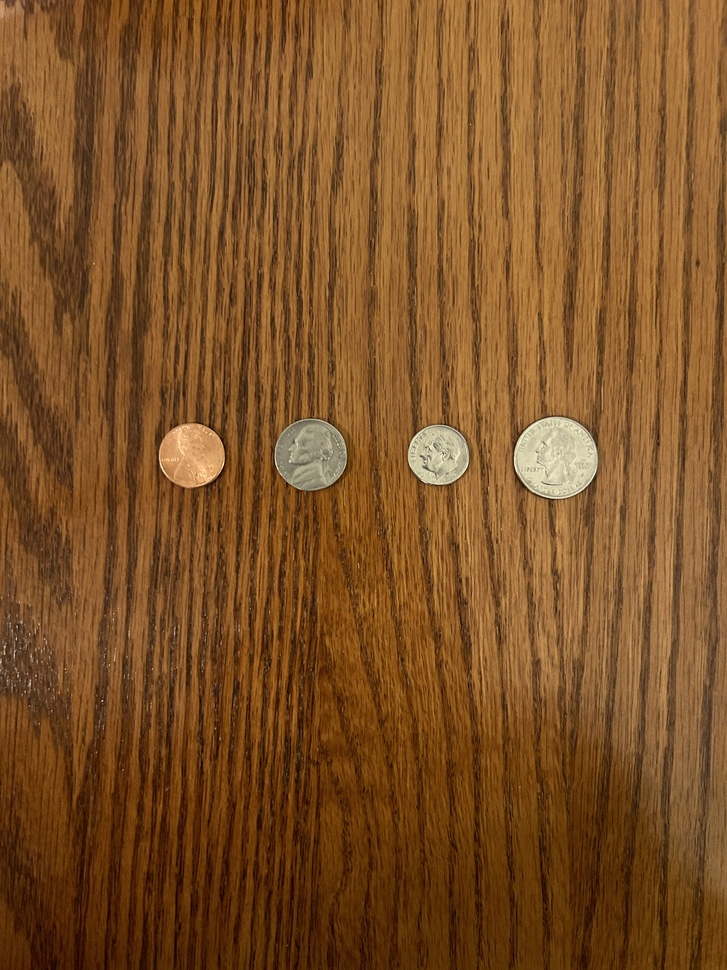
#> input picture app/images/us_coins_baseline.jpeg, 727 x 970 px, shrunk from 3024 x 4032 before the run; its folder holds only this picture in this run
$ python detect_circles.py
#> lines starting #> are read from the running program, lines starting #| are printed output that depends on the picture; after the words box and inside, x2 and y2 are one past the last pixel; in counts of white or black regions, pixels touching at a corner belong together
import logging
import os

import click
import cv2 as cv
import numpy as np
from matplotlib import pyplot as plt
from skimage.transform import hough_circle, hough_circle_peaks

# Configure logging
logging.basicConfig(level=logging.INFO, format="%(asctime)s - %(levelname)s - %(message)s")
logger = logging.getLogger(__name__)


@click.command()
@click.option("--image_dir", default="images", help="Directory containing images.")
@click.option("--output_dir", default="processed-images", help="Directory to save processed images.")
@click.option("--blur_ksize", default=11, help="Kernel size for Gaussian blur (must be odd).")
@click.option("--canny_threshold1", default=25, help="First threshold for Canny edge detection.")
@click.option("--canny_threshold2", default=150, help="Second threshold for Canny edge detection.")
@click.option("--min_radius", default=100, help="Minimum radius for Hough Circle Transform.")
@click.option("--max_radius", default=200, help="Maximum radius for Hough Circle Transform.")
@click.option("--radius_step", default=2, help="Step size for radius range in Hough Transform.")
@click.option("--hough_threshold_factor", default=0.45, help="Factor to determine Hough Transform threshold.")
@click.option("--min_xdistance", default=40, help="Min distance between detected circle centers (x-axis).")
@click.option("--min_ydistance", default=40, help="Min distance between detected circle centers (y-axis).")
def detect_circles(
    image_dir,
    output_dir,
    blur_ksize,
    canny_threshold1,
    canny_threshold2,
    min_radius,
    max_radius,
    radius_step,
    hough_threshold_factor,
    min_xdistance,
    min_ydistance,
):
    """Detect circles in images using Hough Transform and save results."""
#> called with image_dir = 'images', output_dir = 'processed-images', blur_ksize = 11, canny_threshold1 = 25, canny_threshold2 = 150, min_radius = 100, max_radius = 200, radius_step = 2

    try:
        image_files = os.listdir(image_dir)
    except FileNotFoundError:
        logger.error(f"The directory '{image_dir}' does not exist.")
        return

    try:
        os.makedirs(output_dir, exist_ok=True)
    except Exception as e:
        logger.error(f"Failed to create output directory '{output_dir}': {e}")
        return

    if not image_files:
        logger.error(f"No images found in '{image_dir}'.")
        return

    for image in image_files:
        image_path = os.path.join(image_dir, image)
        loaded_image = cv.imread(image_path)
#> loaded_image is the input picture: shape (970, 727, 3); mean B, G, R 38.4, 81, 125.2

        if loaded_image is None:
            logger.warning(f"Could not read {image}. Skipping...")
            continue

        image_name = os.path.splitext(image)[0]

        # Convert to grayscale
        gray = cv.cvtColor(loaded_image, cv.COLOR_BGR2GRAY)
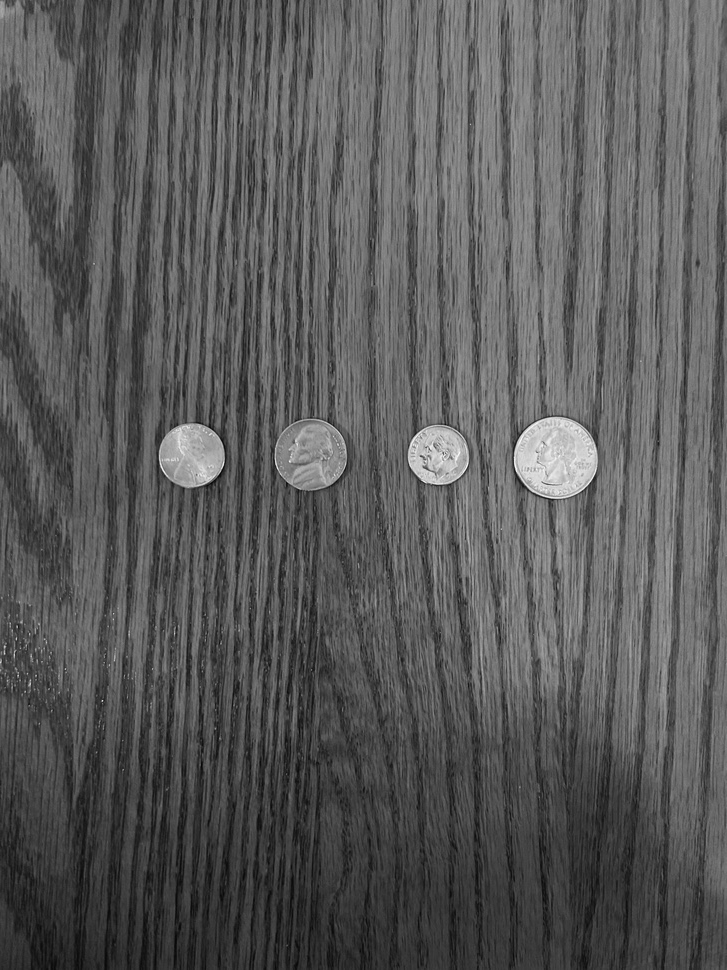
#> gray: shape (970, 727); min 6, max 250, mean 89.4

        # Apply Gaussian blur (ensure kernel size is odd)
        blur_ksize = blur_ksize + 1 if blur_ksize % 2 == 0 else blur_ksize
        gaussian = cv.GaussianBlur(gray, (blur_ksize, blur_ksize), 0)

        # Canny edge detection
        edges = cv.Canny(gaussian, canny_threshold1, canny_threshold2)
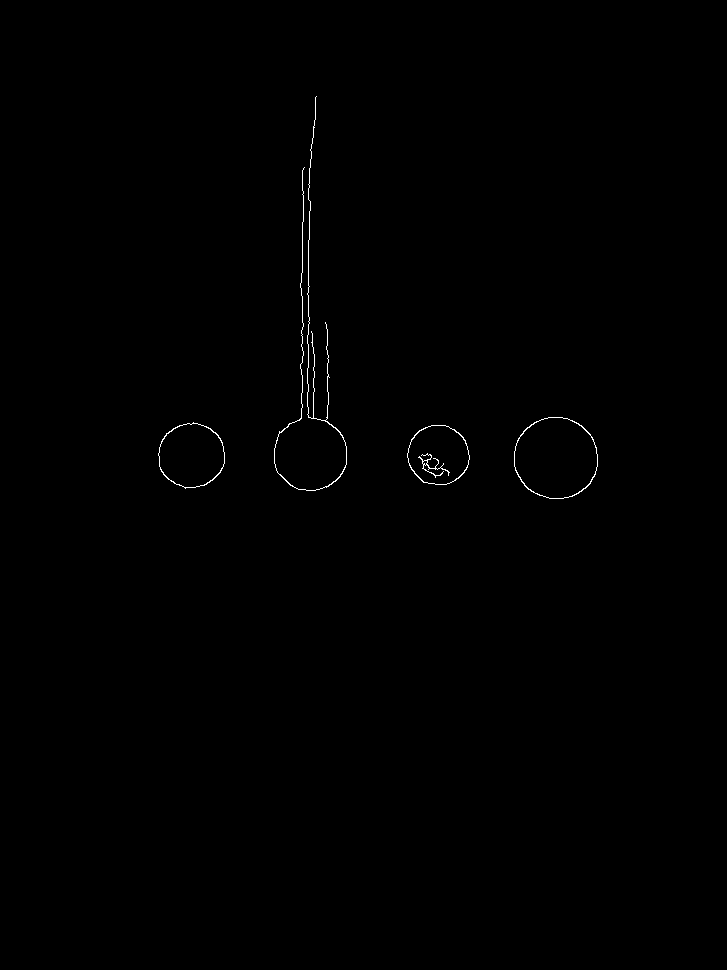
#> edges: shape (970, 727); 0.27% white in thin lines or dots, all inside (x1, y1, x2, y2) = (158, 96, 598, 499)

        logger.info(f"Detecting circles in {image}")

        # Define range of radii
        radii_range = np.arange(min_radius, max_radius, radius_step)

        # Apply Hough Transform
        hough_result = hough_circle(edges, radii_range)
        hough_threshold = hough_threshold_factor * np.max(hough_result)
#> hough_threshold = 0.0428

        # Extract circles
        _, cx, cy, radii = hough_circle_peaks(
            hough_result,
            radii_range,
            min_xdistance=min_xdistance,
            min_ydistance=min_ydistance,
            threshold=hough_threshold,
        )
#> cx = 38 values, max 558 at index 30, min 110 at index 26, mean 330.6; cy = 38 values, max 550 at index 29, min 107 at index 31, mean 342.1; radii = 38 values, max 198 at index 26, min 100 at index 0, mean 132.7

        # Visualization setup
        fig, axes = plt.subplots(1, 3, figsize=(20, 10), facecolor="darkturquoise")
        fig.subplots_adjust(wspace=0.1)

        # Draw detected circles on the image
        output = loaded_image.copy()
        for x, y, r in zip(cx, cy, radii):
            cv.circle(output, (x, y), r, (0, 255, 0), 3)
            cv.circle(output, (x, y), 2, (0, 255, 255), 20)
#> this loop made 38 passes
#> (x, y, r) on passes 1 to 12: (228, 398, 100), (174, 354, 134), (447, 344, 140), (427, 385, 100), (441, 285, 140), (495, 282, 194), (316, 374, 116), (253, 487, 102), (394, 460, 120), (429, 532, 106), (404, 182, 102), (402, 231, 100)
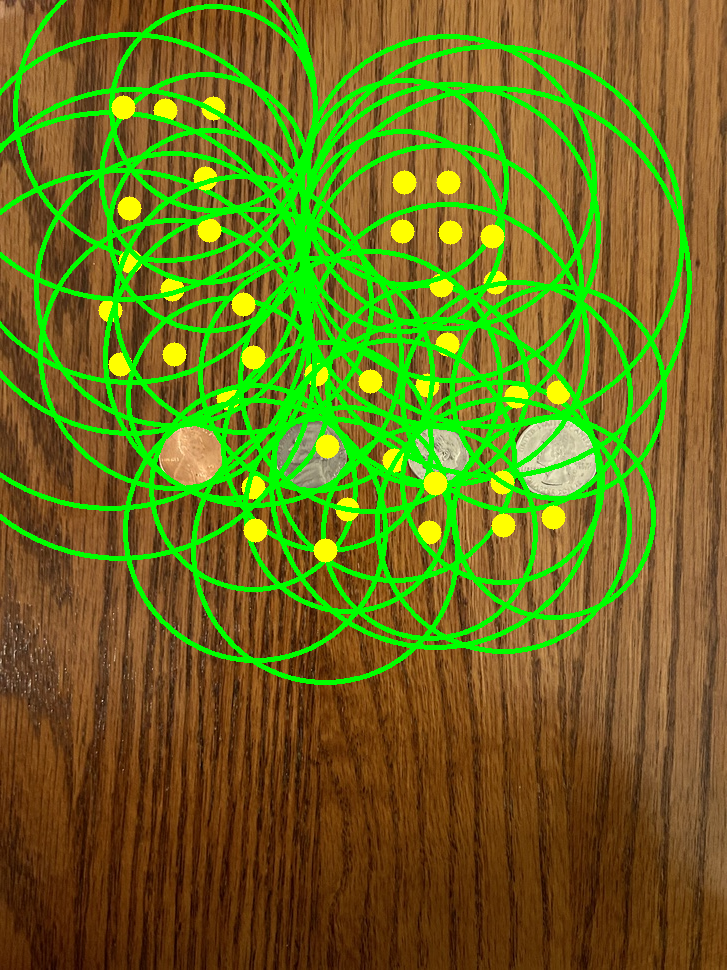
#> output: shape (970, 727, 3); 18.4% of pixels changed, all inside (x1, y1, x2, y2) = (0, 0, 692, 685)

        # Convert images to RGB for proper visualization
        loaded_image_rgb = cv.cvtColor(loaded_image, cv.COLOR_BGR2RGB)
        output_rgb = cv.cvtColor(output, cv.COLOR_BGR2RGB)

        # Display images
        images = [loaded_image_rgb, edges, output_rgb]
        titles = ["Original Image", "Detected Edges", "Detected Circles"]
        for ax, img, title in zip(axes, images, titles):
            ax.imshow(img, cmap="gray" if title == "Detected Edges" else None)
            ax.set_title(title, fontdict={"family": "serif", "color": "black", "size": 20})
            ax.set_axis_off()
#> this loop made 3 passes
#> title on passes 1 to 3: 'Original Image', 'Detected Edges', 'Detected Circles'

        # Save the output figure
        output_path = os.path.join(output_dir, f"{image_name}.jpeg")
        fig.savefig(output_path, dpi=300, facecolor=fig.get_facecolor(), bbox_inches="tight")
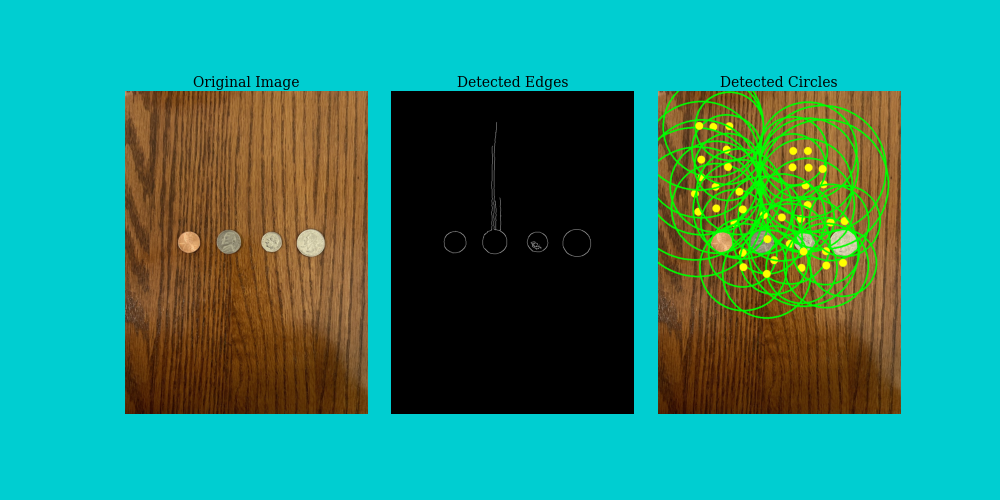
#> figure drawn by matplotlib, 3 panels
        logger.info(f"Saved results to {output_path}")


if __name__ == "__main__":
    detect_circles()
#> (the program exits here)

$ run again, on app/images/us_coins_test.jpeg
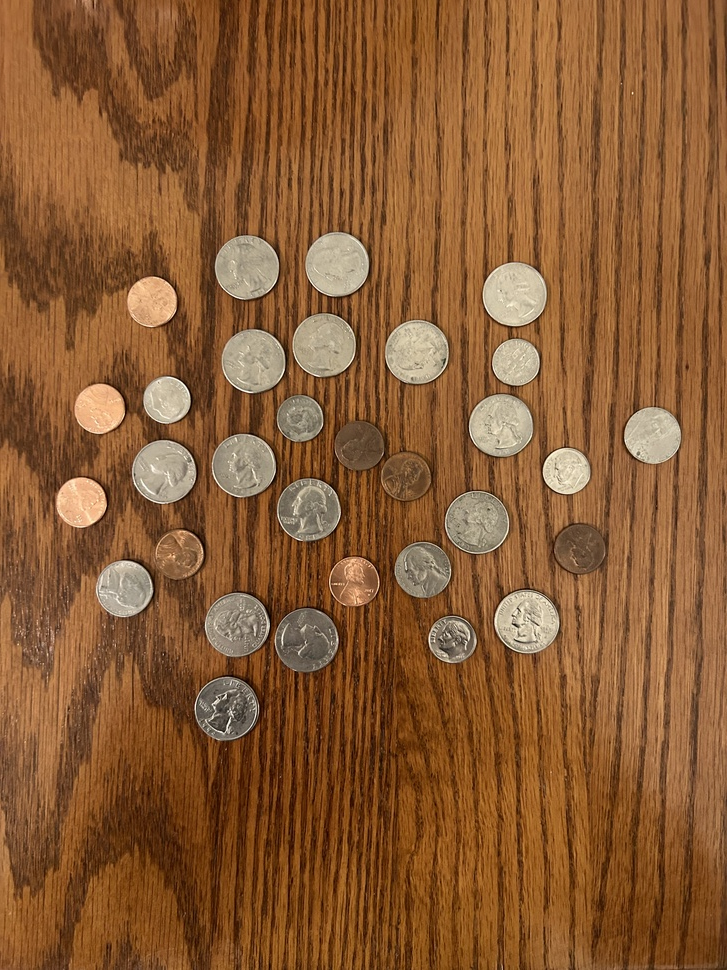
#> input picture app/images/us_coins_test.jpeg, 727 x 970 px, shrunk from 3024 x 4032 before the run
#> in detect_circles, loaded_image is the input picture: shape (970, 727, 3); mean B, G, R 51.6, 90.8, 137.1
#> in detect_circles, `edges = cv.Canny(gaussian, canny_threshold1, canny_threshold2)`:
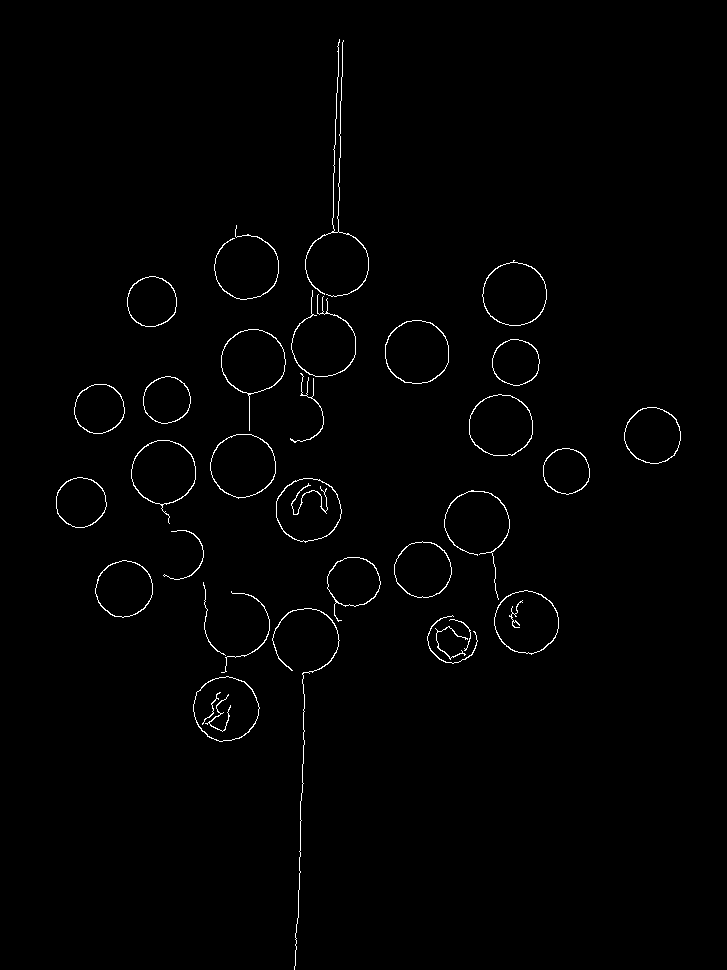
#> edges: shape (970, 727); 1% white in thin lines or dots, all inside (x1, y1, x2, y2) = (56, 39, 681, 970)
#> hough_threshold = 0.0494
#> cx = 105 values, max 653 at index 91, min 50 at index 99, mean 335.9; cy = 105 values, max 907 at index 80, min 88 at index 74, mean 475.7; radii = 105 values, max 198 at index 96, min 100 at index 11, mean 125.5
#> the loop in detect_circles, `for x, y, r in zip(cx, cy, radii):` made 105 passes
#> (x, y, r) on passes 1 to 8: (219, 425, 104), (241, 349, 114), (200, 484, 102), (350, 585, 102), (417, 471, 126), (303, 495, 114), (309, 591, 112), (216, 616, 124)
#> the loop in detect_circles, `for ax, img, title in zip(axes, images, titles):` made 3 passes
#> title on passes 1 to 3: 'Original Image', 'Detected Edges', 'Detected Circles'
#> in detect_circles, `fig.savefig(output_path, dpi=300, facecolor=fig.get_facecolor(), bbox_..`:
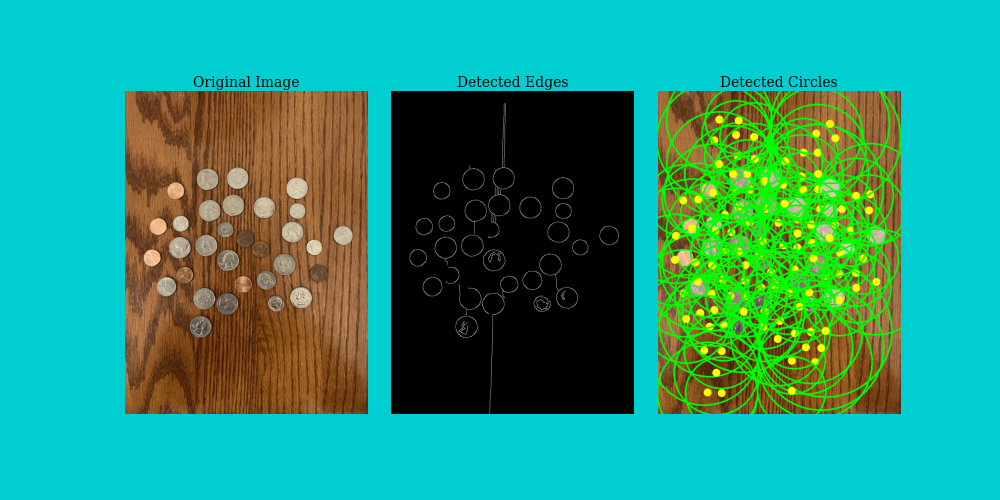
#> figure drawn by matplotlib, 3 panels
